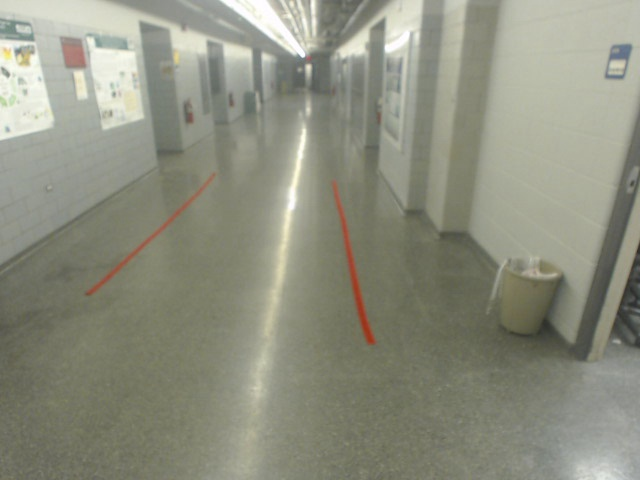
#> input picture src/lane_follower/Scripts/saves/frame0001_red.jpg, 640 x 480 px
$ python combined_thresh.py   (older library calls are emulated)
#> lines starting #> are read from the running program, lines starting #| are printed output that depends on the picture; after the words box and inside, x2 and y2 are one past the last pixel; in counts of white or black regions, pixels touching at a corner belong together
#!/usr/bin/env python3
import numpy as np
import cv2
import matplotlib.pyplot as plt
import matplotlib.image as mpimg
import pickle
import os


def abs_sobel_thresh(img, orient='x', thresh_min=10, thresh_max=100):

	#Takes an image, gradient orientation, and threshold min/max values

	# Convert to grayscale
	gray = cv2.cvtColor(img, cv2.COLOR_RGB2GRAY)
	# Apply x or y gradient with the OpenCV Sobel() function
	# and take the absolute value
	if orient == 'x':
		abs_sobel = np.absolute(cv2.Sobel(gray, cv2.CV_64F, 1, 0))
	if orient == 'y':
		abs_sobel = np.absolute(cv2.Sobel(gray, cv2.CV_64F, 0, 1))
	# Rescale back to 8 bit integer
	scaled_sobel = np.uint8(255*abs_sobel/np.max(abs_sobel))
	# Create a copy and apply the threshold
	binary_output = np.zeros_like(scaled_sobel)
	# Here I'm using inclusive (>=, <=) thresholds, but exclusive is ok too
	binary_output[(scaled_sobel >= thresh_min) & (scaled_sobel <= thresh_max)] = 1

	# Return the result
	return binary_output

def mag_thresh(img, sobel_kernel=3, mag_thresh=(30, 100)):

	#Return the magnitude of the gradient
	#for a given sobel kernel size and threshold values

	# Convert to grayscale
	gray = cv2.cvtColor(img, cv2.COLOR_RGB2GRAY)
	# Take both Sobel x and y gradients
	sobelx = cv2.Sobel(gray, cv2.CV_64F, 1, 0, ksize=sobel_kernel)
	sobely = cv2.Sobel(gray, cv2.CV_64F, 0, 1, ksize=sobel_kernel)
	# Calculate the gradient magnitude
	gradmag = np.sqrt(sobelx**2 + sobely**2)
	# Rescale to 8 bit
	scale_factor = np.max(gradmag)/255
	gradmag = (gradmag/scale_factor).astype(np.uint8)
	# Create a binary image of ones where threshold is met, zeros otherwise
	binary_output = np.zeros_like(gradmag)
	binary_output[(gradmag >= mag_thresh[0]) & (gradmag <= mag_thresh[1])] = 1

	# Return the binary image
	return binary_output


def dir_threshold(img, sobel_kernel=3, thresh=(0,np.pi)):

	#Return the direction of the gradient
	#for a given sobel kernel size and threshold values

	# Convert to grayscale
	gray = cv2.cvtColor(img, cv2.COLOR_RGB2GRAY)
	# Calculate the x and y gradients
	sobelx = cv2.Sobel(gray, cv2.CV_64F, 1, 0, ksize=sobel_kernel)
	sobely = cv2.Sobel(gray, cv2.CV_64F, 0, 1, ksize=sobel_kernel)
	# Take the absolute value of the gradient direction,
	# apply a threshold, and create a binary image result
	#absgraddir = np.arctan2(np.absolute(sobely), np.absolute(sobelx))
	absgraddir = np.arctan2((sobely),(sobelx))
	#print(absgraddir)
	binary_output =  np.zeros_like(absgraddir)
	binary_output[(absgraddir >= -0.8) & (absgraddir <= 0.8)] = 1
	#ret, binary_output = cv2.threshold(absgraddir, -0.8, 0.8, cv2.THRESH_BINARY)
	#binary_output = binary_output.astype(np.uint8)
	# Return the binary image
	return binary_output


def hls_thresh(img, thresh=(100, 255)):

	#Convert RGB to HLS and threshold to binary image using only S channel
	hls = cv2.cvtColor(img, cv2.COLOR_RGB2HLS)
	s_channel = hls[:,:,2]
	binary_output = np.zeros_like(s_channel)
	binary_output[(s_channel > thresh[0]) & (s_channel <= thresh[1])] = 1
	return binary_output

def hls_thresh2(img):
	# Using inRange() to threshold both white and yellow separately.
	hls = cv2.cvtColor(img, cv2.COLOR_RGB2HLS)
	# H (OpenCV: [0 ... 180])
	# L (OpenCV: [0 ... 255])
	# S (OpenCV: [0 ... 255])
	white_lower = np.array([np.round(  0 / 2), np.round(0.7 * 255), np.round(0.0* 255)])
	white_upper = np.array([np.round(360 / 2), np.round(1.00 * 255), np.round(0.2 * 255)])
	white_mask = cv2.inRange(hls, white_lower, white_upper)

	return white_mask

def hls_thresh_red(img):
	hls = cv2.cvtColor(img, cv2.COLOR_RGB2HLS)
	# H (OpenCV: [0 ... 180])
	# L (OpenCV: [0 ... 255])
	# S (OpenCV: [0 ... 255])
	red_lower = np.array([np.round(  0 / 2), np.round(0.3 * 255), np.round(0.2* 255)])
	red_upper = np.array([np.round(25 / 2), np.round(0.5 * 255), np.round(0.9 * 255)])
	red_mask = cv2.inRange(hls, red_lower, red_upper)

	return red_mask

def combined_thresh(img):  #WORKING for white gauges

        abs_bin = abs_sobel_thresh(img, orient='x', thresh_min=50, thresh_max=255)
        mag_bin = mag_thresh(img, sobel_kernel=3, mag_thresh=(50, 255))
        dir_bin = dir_threshold(img, sobel_kernel=15, thresh=(0.7, 1.3))
        hls_bin = hls_thresh2(img)
        kernel = np.ones((5,5),np.uint8)
        mag_bin = cv2.dilate(mag_bin , kernel, iterations=1)

        combined = cv2.bitwise_and(mag_bin,mag_bin, mask = hls_bin)

        return combined, abs_bin, mag_bin, dir_bin, hls_bin # DEBUG datatype

# [10 lines of commented-out code are left out]

if __name__ == '__main__':
	img_file = os.path.dirname(os.path.abspath(__file__))+'/saves/frame0001_red.jpg' #2019-12-19-153614.jpg
	img = mpimg.imread(img_file)
#> img is the input picture: shape (480, 640, 3); mean R, G, B 141.7, 143.3, 127.4
	if img.dtype == 'float32':
		img = np.array(img)*255
		img = np.uint8(img)
	# [4 lines of commented-out code are left out]
	print(img.dtype)
#| uint8
	img = cv2.blur(img, (5,5))
	# img = cv2.undistort(img, mtx, dist, None, mtx)
	combined, abs_bin, mag_bin, dir_bin, hls_bin = combined_thresh(img)
#> in combined_thresh, `abs_bin = abs_sobel_thresh(img, orient='x', thresh_min=50, thresh_max=..`:
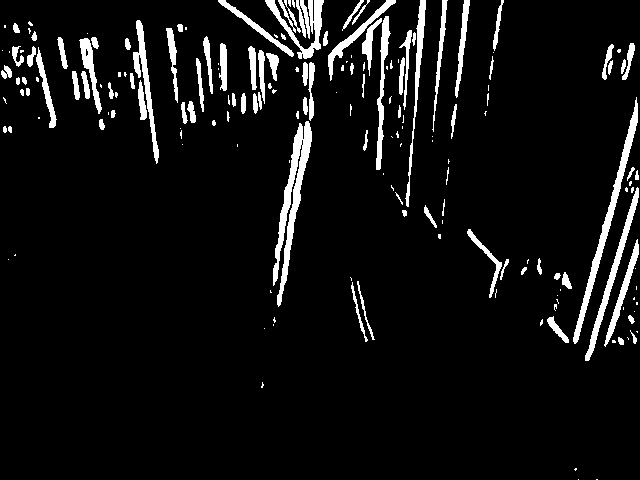
#> abs_bin: shape (480, 640); values 0 (black) and 1 (white), 6.7% white; 182 white regions (88 under 20 px), largest, box (x1, y1, x2, y2) and area: (273, 121, 312, 307) 2189, (573, 97, 638, 344) 1586, (265, 0, 324, 59) 1194
#> in mag_thresh, `sobelx = cv2.Sobel(gray, cv2.CV_64F, 1, 0, ksize=sobel_kernel)`:
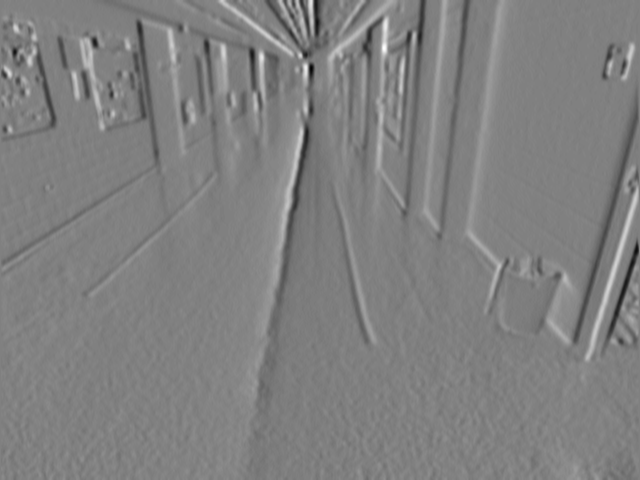
#> sobelx: shape (480, 640) float64; min -182, max 179, mean -0.2; drawn with min black and max white
#> in mag_thresh, `sobely = cv2.Sobel(gray, cv2.CV_64F, 0, 1, ksize=sobel_kernel)`:
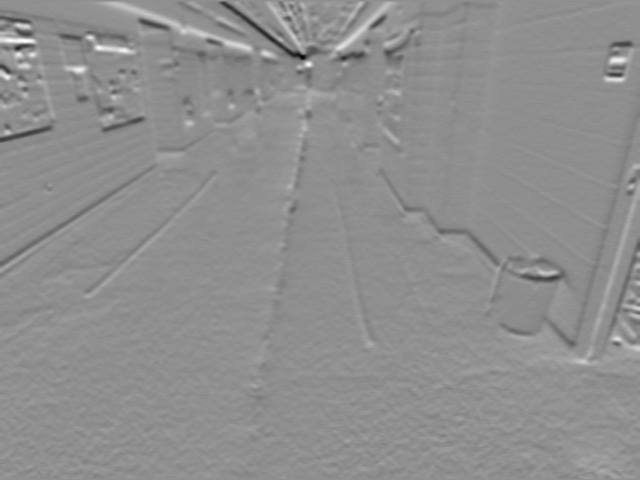
#> sobely: shape (480, 640) float64; min -196, max 152, mean -0.8; drawn with min black and max white
#> in mag_thresh, `gradmag = np.sqrt(sobelx**2 + sobely**2)`:
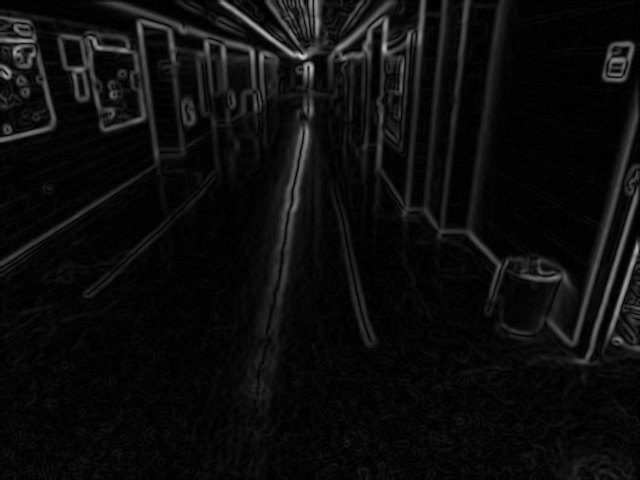
#> gradmag: shape (480, 640) float64; min 0, max 215.2, mean 13.4
#> in mag_thresh, `scale_factor = np.max(gradmag)/255`: scale_factor = 0.844
#> in combined_thresh, `mag_bin = mag_thresh(img, sobel_kernel=3, mag_thresh=(50, 255))`: mag_bin: shape (480, 640); values 0 (black) and 1 (white), 7.5% white; 117 white regions (55 under 20 px), largest, box (x1, y1, x2, y2) and area: (328, 0, 416, 169) 2529, (58, 31, 147, 132) 2379, (104, 2, 256, 113) 1839
#> in dir_threshold, `absgraddir = np.arctan2((sobely),(sobelx))`:
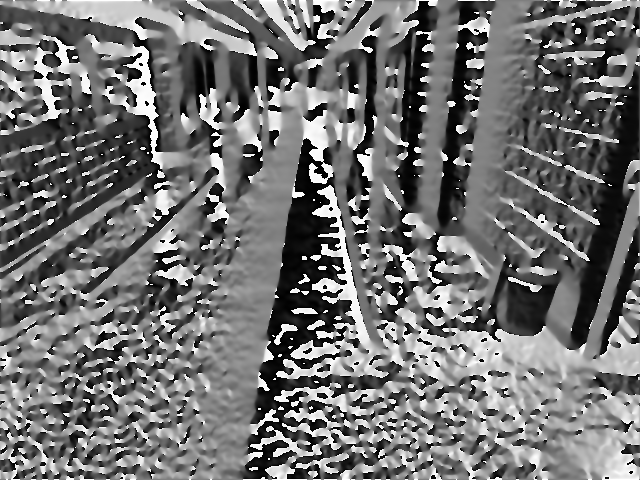
#> absgraddir: shape (480, 640) float64; min -3.14, max 3.14, mean -0.324; drawn with min black and max white
#> in combined_thresh, `dir_bin = dir_threshold(img, sobel_kernel=15, thresh=(0.7, 1.3))`:
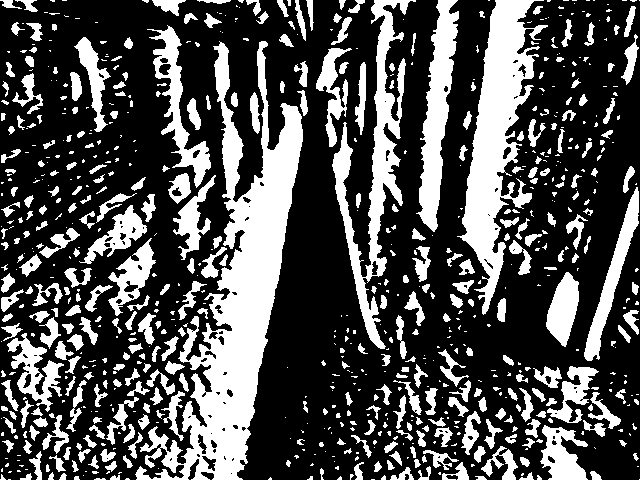
#> dir_bin: shape (480, 640) float64; values 0 (black) and 1 (white), 31.2% white; 786 white regions (433 under 20 px), largest, box (x1, y1, x2, y2) and area: (135, 41, 303, 480) 22440, (457, 0, 548, 315) 10732, (332, 0, 416, 349) 6939
#> in hls_thresh2, `hls = cv2.cvtColor(img, cv2.COLOR_RGB2HLS)`: hls: shape (480, 640, 3); mean of channels 0, 1, 2 35.2, 135.8, 22.8
#> in hls_thresh2, `white_mask = cv2.inRange(hls, white_lower, white_upper)`: white_mask: shape (480, 640); 9% white; 58 white regions (34 under 20 px), largest, box (x1, y1, x2, y2) and area: (506, 0, 640, 105) 10510, (0, 0, 252, 142) 9592, (219, 0, 317, 57) 2048
#> in combined_thresh, `mag_bin = cv2.dilate(mag_bin , kernel, iterations=1)`: mag_bin: shape (480, 640); values 0 (black) and 1 (white), 15.2% white; 34 white regions, largest, box (x1, y1, x2, y2) and area: (56, 0, 281, 163) 11394, (216, 0, 330, 307) 7908, (326, 0, 428, 171) 6441
#> in combined_thresh, `combined = cv2.bitwise_and(mag_bin,mag_bin, mask = hls_bin)`:
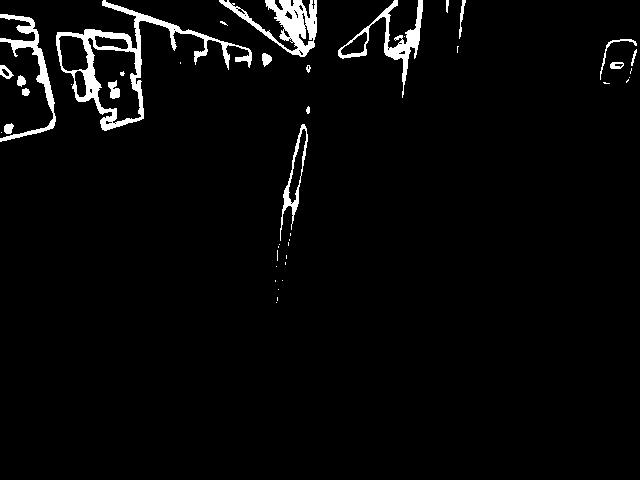
#> combined: shape (480, 640); values 0 (black) and 1 (white), 3.2% white; 44 white regions (26 under 20 px), largest, box (x1, y1, x2, y2) and area: (56, 0, 252, 131) 3591, (219, 0, 317, 57) 1975, (338, 0, 423, 98) 1409
	print(abs_bin.dtype,mag_bin.dtype,dir_bin.dtype,combined.dtype, hls_bin.dtype)
#| uint8 uint8 float64 uint8 uint8

	plt.subplot(2, 3, 1)
	plt.title("Absolute Binary")
	plt.imshow(abs_bin, cmap='gray')

	plt.subplot(2, 3, 2)
	plt.title("Gradient Magnitude")
	plt.imshow(mag_bin, cmap='gray')

	plt.subplot(2, 3, 3)
	plt.title("Gradient Direction")
	plt.imshow(dir_bin, cmap='gray')

	# plt.subplot(2, 3, 4)
	# plt.title("PCombined")
	# plt.imshow(pcombined, cmap='gray')

	plt.subplot(2, 3, 4)
	plt.title("Original")
	plt.imshow(img)

	plt.subplot(2, 3, 5)
	plt.title("HLS Threshold")
	plt.imshow(hls_bin, cmap='gray')

	plt.subplot(2, 3, 6)
	plt.title("Combined Threshold")
	plt.imshow(combined, cmap='gray')

	plt.tight_layout()
	fig = plt.gcf()
	fig.set_size_inches(18.5, 10.5)
	fig.canvas.set_window_title("Thresholds")
	plt.show()

	# [27 lines of commented-out code are left out]

$ run again, with src/lane_follower/Scripts/saves/frame0002_red.jpg copied over src/lane_follower/Scripts/saves/frame0001_red.jpg
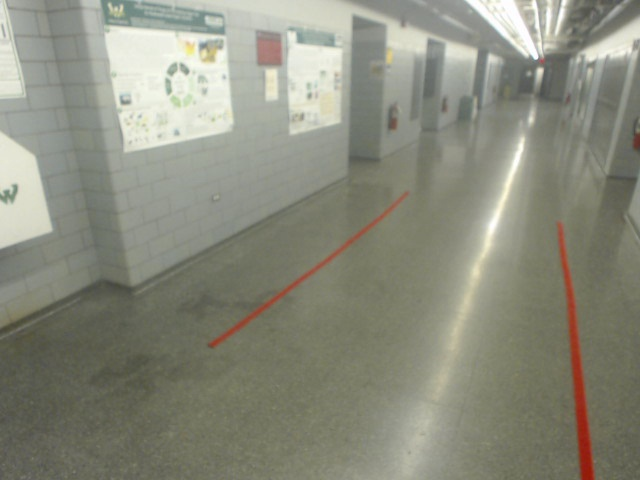
#> input picture src/lane_follower/Scripts/saves/frame0002_red.jpg, 640 x 480 px
#> img is the input picture: shape (480, 640, 3); mean R, G, B 138.6, 139.7, 125
#| uint8
#> in combined_thresh, `abs_bin = abs_sobel_thresh(img, orient='x', thresh_min=50, thresh_max=..`:
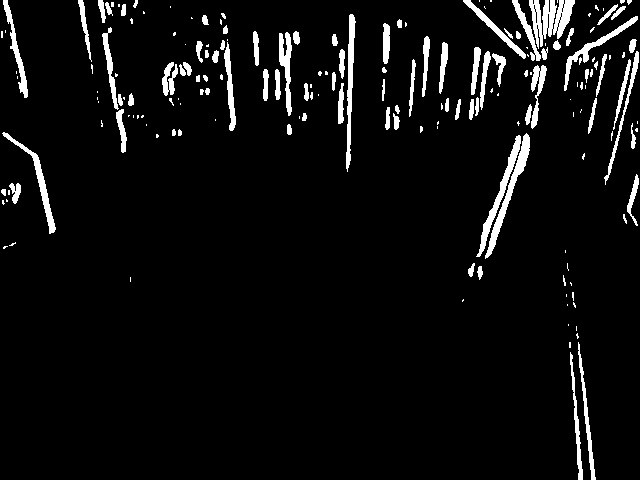
#> abs_bin: shape (480, 640); values 0 (black) and 1 (white), 5.5% white; 185 white regions (96 under 20 px), largest, box (x1, y1, x2, y2) and area: (529, 0, 575, 49) 1174, (485, 133, 530, 259) 885, (476, 135, 521, 257) 783
#> scale_factor = 0.812
#> dir_bin: shape (480, 640) float64; values 0 (black) and 1 (white), 27.7% white; 865 white regions (479 under 20 px), largest, box (x1, y1, x2, y2) and area: (340, 42, 521, 480) 20538, (52, 0, 155, 283) 8426, (550, 117, 609, 480) 4051
#> hls: shape (480, 640, 3); mean of channels 0, 1, 2 36.2, 133.1, 23.9
#> white_mask: shape (480, 640); 7.5% white; 65 white regions (39 under 20 px), largest, box (x1, y1, x2, y2) and area: (82, 0, 441, 153) 13364, (465, 0, 569, 59) 2338, (0, 131, 52, 247) 2141
#> in combined_thresh, `combined = cv2.bitwise_and(mag_bin,mag_bin, mask = hls_bin)`:
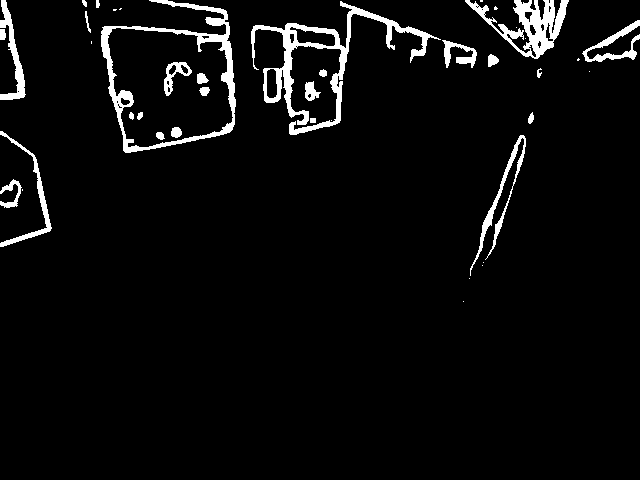
#> combined: shape (480, 640); values 0 (black) and 1 (white), 4.6% white; 41 white regions (15 under 20 px), largest, box (x1, y1, x2, y2) and area: (251, 1, 441, 135) 3699, (101, 0, 236, 153) 3063, (465, 0, 569, 59) 2168
#| uint8 uint8 float64 uint8 uint8

$ run again, with src/lane_follower/Scripts/saves/frame0003_red.jpg copied over src/lane_follower/Scripts/saves/frame0001_red.jpg
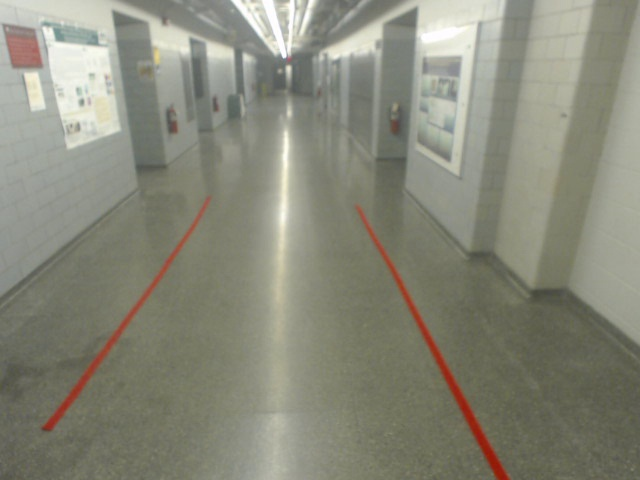
#> input picture src/lane_follower/Scripts/saves/frame0003_red.jpg, 640 x 480 px
#> img is the input picture: shape (480, 640, 3); mean R, G, B 136.2, 136.7, 121.7
#| uint8
#> in combined_thresh, `abs_bin = abs_sobel_thresh(img, orient='x', thresh_min=50, thresh_max=..`:
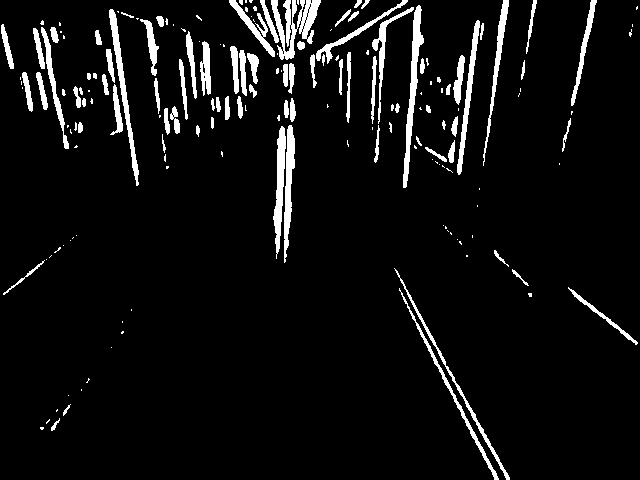
#> abs_bin: shape (480, 640); values 0 (black) and 1 (white), 6.3% white; 181 white regions (94 under 20 px), largest, box (x1, y1, x2, y2) and area: (271, 0, 321, 60) 1353, (403, 5, 424, 188) 1124, (109, 9, 139, 186) 935
#> scale_factor = 0.795
#> dir_bin: shape (480, 640) float64; values 0 (black) and 1 (white), 32.3% white; 685 white regions (362 under 20 px), largest, box (x1, y1, x2, y2) and area: (170, 91, 289, 480) 22355, (561, 0, 640, 309) 11251, (483, 0, 567, 288) 8722
#> hls: shape (480, 640, 3); mean of channels 0, 1, 2 35, 130.1, 22.3
#> white_mask: shape (480, 640); 6.6% white; 44 white regions (28 under 20 px), largest, box (x1, y1, x2, y2) and area: (0, 0, 192, 150) 8505, (324, 0, 506, 172) 5694, (231, 0, 317, 58) 2426
#> in combined_thresh, `combined = cv2.bitwise_and(mag_bin,mag_bin, mask = hls_bin)`:
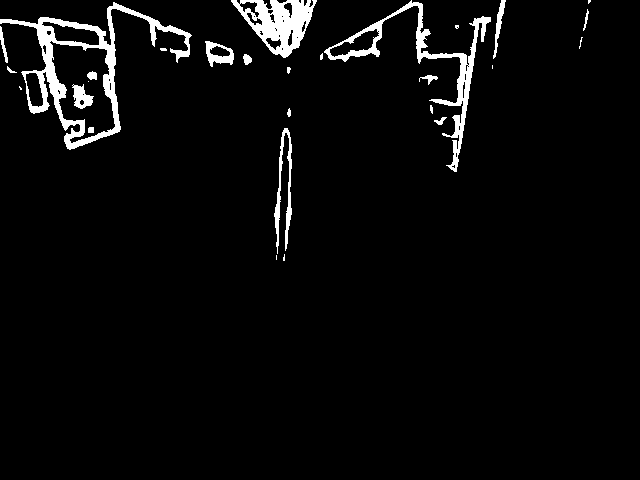
#> combined: shape (480, 640); values 0 (black) and 1 (white), 3.9% white; 28 white regions (10 under 20 px), largest, box (x1, y1, x2, y2) and area: (0, 2, 192, 150) 4445, (324, 0, 491, 172) 2866, (231, 0, 317, 58) 2421
#| uint8 uint8 float64 uint8 uint8
